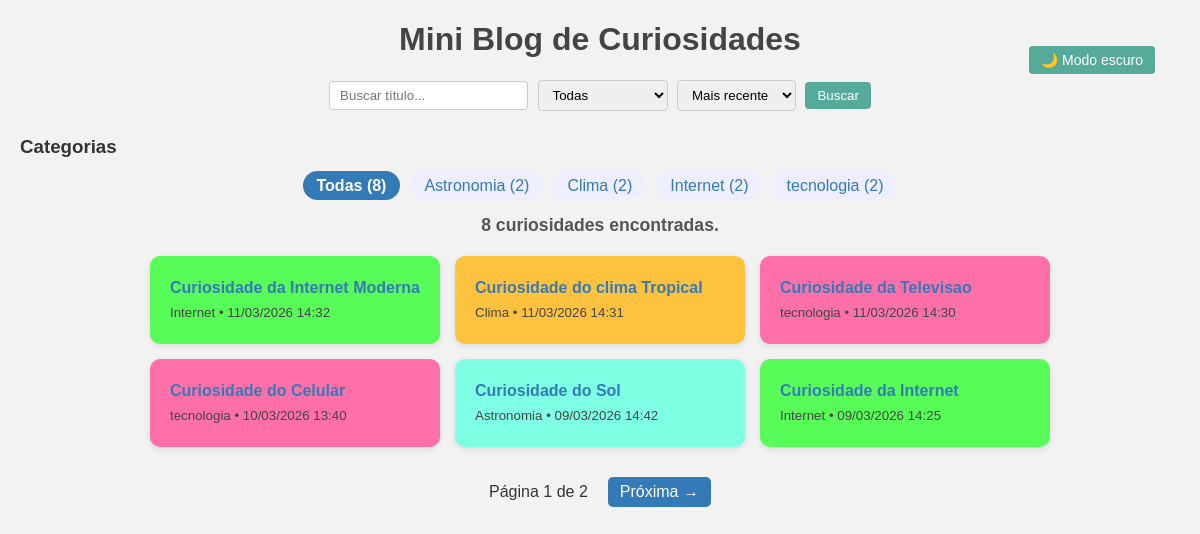
The page / on the database its author committed.
### curiosidades/models.py (models this page shows, shortened)
class Curiosidade(models.Model):
    titulo = models.CharField(max_length=200)
    conteudo = models.TextField()
    categoria = models.CharField(max_length=100, blank=True)
    data_criacao = models.DateTimeField(auto_now_add=True)

### curiosidades/views.py (the view)
# urls.py: path('', views.index, name='index'),
def index(request):
    termo = request.GET.get('q', '')
    categoria = request.GET.get('categoria', '')
    ordenacao = request.GET.get('ordenacao', 'data_desc')
    curiosidades = Curiosidade.objects.all()
    if termo:
        curiosidades = curiosidades.filter(titulo__icontains=termo)
    if categoria:
        curiosidades = curiosidades.filter(categoria=categoria)
    if ordenacao == 'data_asc':
        curiosidades = curiosidades.order_by('data_criacao')
    elif ordenacao == 'titulo_asc':
        curiosidades = curiosidades.order_by('titulo')
    elif ordenacao == 'titulo_desc':
        curiosidades = curiosidades.order_by('-titulo')
    else:
        curiosidades = curiosidades.order_by('-data_criacao')
    curiosidades_destacadas = []
    for c in curiosidades:
        c.slug_categoria = slugify(c.categoria)
        c.titulo_destaque = destacar_texto(c.titulo, termo)
        c.conteudo_destaque = destacar_texto(c.conteudo, termo)
        curiosidades_destacadas.append(c)
    paginator = Paginator(curiosidades_destacadas, 6)  # 6 curiosidades por página
    page = request.GET.get('page')
    curiosidades_paginadas = paginator.get_page(page)
    categorias = Curiosidade.objects.values_list('categoria', flat=True).distinct()
    todas_curiosidades = Curiosidade.objects.all()
    contagem_categorias = Counter([c.categoria for c in todas_curiosidades])
    categorias_com_contagem = [
        (cat, contagem_categorias[cat]) for cat in categorias
    ]
    total_curiosidades = todas_curiosidades.count()
    return render(request, 'curiosidades/index.html', {
        'curiosidades': curiosidades_paginadas,
        'termo': termo,
        'categorias_com_contagem': categorias_com_contagem,
        'categoria_selecionada': categoria,
        'ordenacao': ordenacao,
        'total_curiosidades': total_curiosidades,
    })

### curiosidades/views.py (called while the page is built)
def destacar_texto(texto, termo):
    if not termo:
        return texto
    regex = re.compile(re.escape(termo), re.IGNORECASE)
    return regex.sub(r'<span class="destaque">\g<0></span>', texto)

### curiosidades/templates/curiosidades/index.html (shortened to what this page needs)
<!DOCTYPE html>
<html lang="pt-BR">
<head>
{% load static %}
<link rel="stylesheet" href="{% static 'curiosidades/style.css' %}">
</head>
<body>
<header>
    <h1>Mini Blog de Curiosidades</h1>
    <button id="toggle-dark" aria-label="Ativar modo escuro">
        🌙 Modo escuro
    </button>
</header>
<main>
<section>
<form method="get" action="">
    <input
        type="text"
        name="q"
        placeholder="Buscar título..."
        value="{{ termo }}"
        aria-label="Buscar curiosidade pelo título"
    >
    <select name="categoria">
        <option value="">Todas</option>
    </select>
    <select name="ordenacao">
        <option value="data_desc" {% if ordenacao == "data_desc" %}selected{% endif %}>Mais recente</option>
    </select>
    <button type="submit">Buscar</button>
</form>
</section>
<section>
<h3>Categorias</h3>
<ul class="categorias">
    <li>
        <a href="{% url 'index' %}" class="{% if not categoria_selecionada %}selected{% endif %}">
            Todas ({{ total_curiosidades }})
        </a>
    </li>
    {% for cat, contagem in categorias_com_contagem %}
    <li>
        <a href="?categoria={{ cat }}{% if termo %}&q={{ termo|urlencode }}{% endif %}"
           class="{% if categoria_selecionada == cat %}selected{% endif %}">
            {{ cat }} ({{ contagem }})
        </a>
    </li>
    {% endfor %}
</ul>
</section>
<section>
<p class="contador">
{% if curiosidades %}
    {% if categoria_selecionada %}
        {{ curiosidades.paginator.count }} curiosidade{% if curiosidades.paginator.count > 1 %}s{% endif %}
        encontrada{% if curiosidades.paginator.count > 1 %}s{% endif %}
        na categoria "<strong>{{ categoria_selecionada }}</strong>".
    {% elif termo %}
        {{ curiosidades.paginator.count }} curiosidade{% if curiosidades.paginator.count > 1 %}s{% endif %}
        encontrada{% if curiosidades.paginator.count > 1 %}s{% endif %}
        para "<strong>{{ termo }}</strong>".
    {% else %}
        {{ curiosidades.paginator.count }} curiosidade{% if curiosidades.paginator.count > 1 %}s{% endif %}
        encontrada{% if curiosidades.paginator.count > 1 %}s{% endif %}.
    {% endif %}
{% else %}
    Nenhuma curiosidade encontrada.
{% endif %}
</p>
</section>
<section>
<ul class="lista-curiosidades">
{% for c in curiosidades %}
<article class="card-curiosidade {{ c.slug_categoria }}">
    <a href="{% url 'detalhe' c.id %}">
        {{ c.titulo_destaque|safe }}
    </a>
    <br>
    <small class="categoria-info {{ c.slug_categoria }}">
        {{ c.categoria }} • {{ c.data_criacao|date:"d/m/Y H:i" }}
    </small>
</article>
{% empty %}
<li>Nenhuma curiosidade cadastrada.</li>
{% endfor %}
</ul>
{% if curiosidades.has_other_pages %}
<nav class="paginacao">
    <span>Página {{ curiosidades.number }} de {{ curiosidades.paginator.num_pages }}</span>
    {% if curiosidades.has_next %}
    <a href="?page={{ curiosidades.next_page_number }}{% if ordenacao %}&ordenacao={{ ordenacao }}{% endif %}">Próxima →</a>
    {% endif %}
</nav>
{% endif %}
</section>
</main>
</body>
</html>

### curiosidades/static/curiosidades/style.css (style rules this page uses)
body { font-family: Arial, sans-serif; margin: 20px; background-color: #f2f2f2; color: #333; transition: background-color 0.3s, color 0.3s; }
header { position: relative; }
h1 { text-align: center; color: #444; }
form { text-align: center; margin-bottom: 20px; }
input[type="text"], select { padding: 6px 10px; margin: 0 5px 5px 0; border-radius: 4px; border: 1px solid #ccc; }
button { padding: 6px 12px; border-radius: 4px; border: none; background-color: #5a9; color: white; cursor: pointer; transition: 0.2s; }
#toggle-dark { position: absolute; right: 25px; top: 25px; font-size: 14px; }
.categorias { display: flex; gap: 10px; padding: 0; list-style: none; margin-bottom: 20px; justify-content: center; flex-wrap: wrap; }
.categorias li a { padding: 6px 14px; border-radius: 20px; background-color: #eef; color: #337ab7; text-decoration: none; transition: 0.2s; }
.categorias li a.selected { font-weight: bold; color: #fff; background-color: #337ab7; }
.contador { font-size: 1.1rem; font-weight: bold; color: #555; text-align: center; margin-bottom: 20px; }
.lista-curiosidades { padding: 0; list-style: none; display: grid; grid-template-columns: repeat(auto-fit,minmax(250px,1fr)); gap: 15px; max-width: 900px; margin: 0 auto 30px auto; }
.card-curiosidade { padding: 20px; line-height: 1.5; border-radius: 10px; box-shadow: 0 2px 6px rgba(0,0,0,0.1); transition: transform 0.2s, box-shadow 0.2s; }
.card-curiosidade a { font-weight: bold; color: #337ab7; text-decoration: none; }
.card-curiosidade small { color: #444; }
.card-curiosidade.astronomia { background-color: #7fffe3; }
.card-curiosidade.clima { background-color: #ffc23f; }
.card-curiosidade.internet { background-color: #58fc58; }
.card-curiosidade.tecnologia { background-color: #ff70a9; }
.card-curiosidade { animation: aparecer 0.4s ease; }
.paginacao { display:flex; justify-content:center; align-items:center; gap:20px; margin-top:20px; }
.paginacao a { padding:6px 12px; background:#337ab7; color:white; border-radius:5px; text-decoration:none; }

### rows shown on the page
Curiosidade: categoria "Clima", id "2"
Curiosidade: titulo_destaque "Curiosidade da Internet Moderna", categoria "Internet", data_criacao "11/03/2026 14:32"
Curiosidade: titulo_destaque "Curiosidade do clima Tropical", categoria "Clima", data_criacao "11/03/2026 14:31"
Curiosidade: titulo_destaque "Curiosidade da Televisao", categoria "tecnologia", data_criacao "11/03/2026 14:30"
Curiosidade: titulo_destaque "Curiosidade do Celular", categoria "tecnologia", data_criacao "10/03/2026 13:40"
Curiosidade: titulo_destaque "Curiosidade do Sol", categoria "Astronomia", data_criacao "09/03/2026 14:42"
Curiosidade: titulo_destaque "Curiosidade da Internet", categoria "Internet", data_criacao "09/03/2026 14:25"

### other values the page prints
{{ total_curiosidades }} "8"
{{ cat }} "Astronomia" "Internet" "tecnologia"
{{ contagem }} "2" "2" "2"
{{ curiosidades.paginator.count }} "8"
{{ curiosidades.number }} "1"
{{ curiosidades.paginator.num_pages }} "2"
